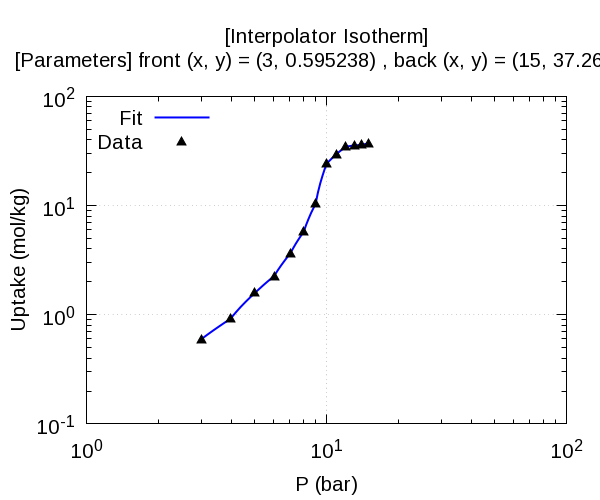

Generate this figure with gnuplot:
set title"[Interpolator Isotherm]\n[Parameters] front (x, y) = (3, 0.595238) , back (x, y) = (15, 37.2619) "
set term pngcairo size 600,500 font 'Arial,15'
set output "h2o.dat.png"
set xtics format '10^{%L}'
set ytics format '10^{%L}'
set xlabel 'P (bar)'
set ylabel 'Uptake (mol/kg)'
set style line 1 lc rgb 'blue'  lw 2
set style line 2 lc rgb 'black' ps 1.5 pt 9
set grid
set key left
set logscale xy
plot '-' w l ls 1 title 'Fit', '-' w p ls 2 title 'Data'
              3       0.595238
        3.19355       0.658986
         3.3871       0.722734
        3.58064       0.786482
        3.77419        0.85023
        3.96774       0.913978
        3.96774       0.913978
        4.18064        1.04839
        4.39355        1.18279
        4.60645         1.3172
        4.81936        1.45161
        5.03226        1.58602
        5.23549        1.72081
        5.43871         1.8556
        5.64194         1.9904
        5.84516        2.12519
        6.04839        2.25998
        6.04839        2.25998
        6.25162        2.53763
        6.45484        2.81528
        6.65807        3.09293
        6.86129        3.37058
        7.06452        3.64823
        7.25807        4.06912
        7.45162        4.49001
        7.64516        4.91091
        7.83871         5.3318
        8.03226        5.75269
        8.03226        5.75269
        8.22581        6.67357
        8.41936        7.59445
         8.6129        8.51534
        8.80645        9.43622
              9        10.3571
        9.20322        13.1348
        9.40644        15.9124
        9.60966        18.6901
        9.81288        21.4677
        10.0161        24.2454
        10.2097        25.3091
        10.4032        26.3729
        10.5968        27.4366
        10.7903        28.5004
        10.9839        29.5641
        10.9839        29.5641
        11.1871         30.556
        11.3903         31.548
        11.5936        32.5399
        11.7968        33.5319
             12        34.5238
        12.2032          34.73
        12.4064        34.9362
        12.6097        35.1425
        12.8129        35.3487
        13.0161        35.5549
        13.2097        35.6187
        13.4032        35.6824
        13.5968        35.7462
        13.7903        35.8099
        13.9839        35.8737
        13.9839        35.8737
        14.1871        36.1513
        14.3903         36.429
        14.5936        36.7066
        14.7968        36.9843
e
              3       0.595238
        3.96774       0.913978
        5.03226        1.58602
        6.04839        2.25998
        7.06452        3.64823
        8.03226        5.75269
              9        10.3571
        10.0161        24.2454
        10.9839        29.5641
             12        34.5238
        13.0161        35.5549
        13.9839        35.8737
             15        37.2619
